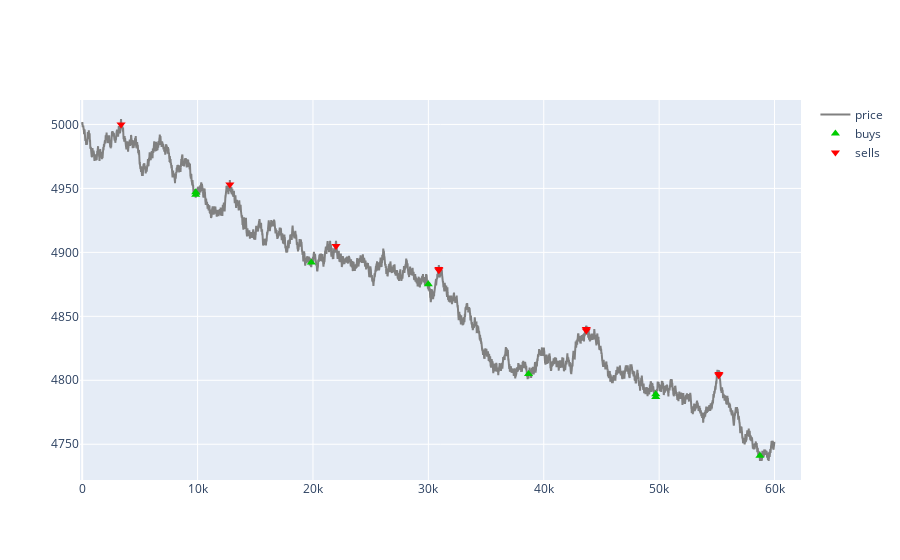

Notebook code for this chart:
### Code cell
#BANANA ANALYSIS
import matplotlib.pyplot as plt
import plotly.graph_objects as go


fig = go.Figure()

fig.add_trace(go.Scatter(x=price_data.index, y=price_data['smart_price'],
                    mode='lines',
                    name='price',
                    line=dict(color = 'rgb(128, 128, 128)')))

trader_observed = 'Olivia'


fig.add_trace(go.Scatter(x=traders.loc[(traders['name'] == trader_observed) & (traders['buys'] != 0)]['timestamp'], y=traders.loc[(traders['name'] == trader_observed) & (traders['buys'] != 0)]['price'],
                    mode='markers', name='buys', marker=dict(color = 'rgb(0, 204, 0)', size = 8, symbol = 'triangle-up')))


fig.add_trace(go.Scatter(x=traders.loc[(traders['name'] == trader_observed) & (traders['sells'] != 0)]['timestamp'], y=traders.loc[(traders['name'] == trader_observed) & (traders['sells'] != 0)]['price'],
                    mode='markers', name='sells', marker=dict(color = 'rgb(255, 0, 0)', size = 8, symbol = 'triangle-down')))


fig.show()

### Figure 1 — Plotly figure (JSON) as saved in the notebook; plotly's stock layout.template omitted (floating-point values rounded to 4 significant figures; data arrays with more than 128 entries replaced by an {"elided": "..."} marker saying what was removed)
{"data": [{"line": {"color": "rgb(128, 128, 128)"}, "mode": "lines", "name": "price", "type": "scatter", "x": {"elided": "60000 int values"}, "y": {"elided": "60000 float values"}}, {"marker": {"color": "rgb(0, 204, 0)", "size": 8, "symbol": "triangle-up"}, "mode": "markers", "name": "buys", "type": "scatter", "x": [9839, 9839, 19857, 29994, 38681, 49707, 49707, 58736], "y": [4945, 4947, 4892, 4875, 4805, 4787, 4789, 4741]}, {"marker": {"color": "rgb(255, 0, 0)", "size": 8, "symbol": "triangle-down"}, "mode": "markers", "name": "sells", "type": "scatter", "x": [3367, 12797, 21996, 30907, 30907, 43688, 43688, 55175, 55175], "y": [5000, 4953, 4905, 4886, 4887, 4839, 4840, 4804, 4805]}], "layout": {}}
